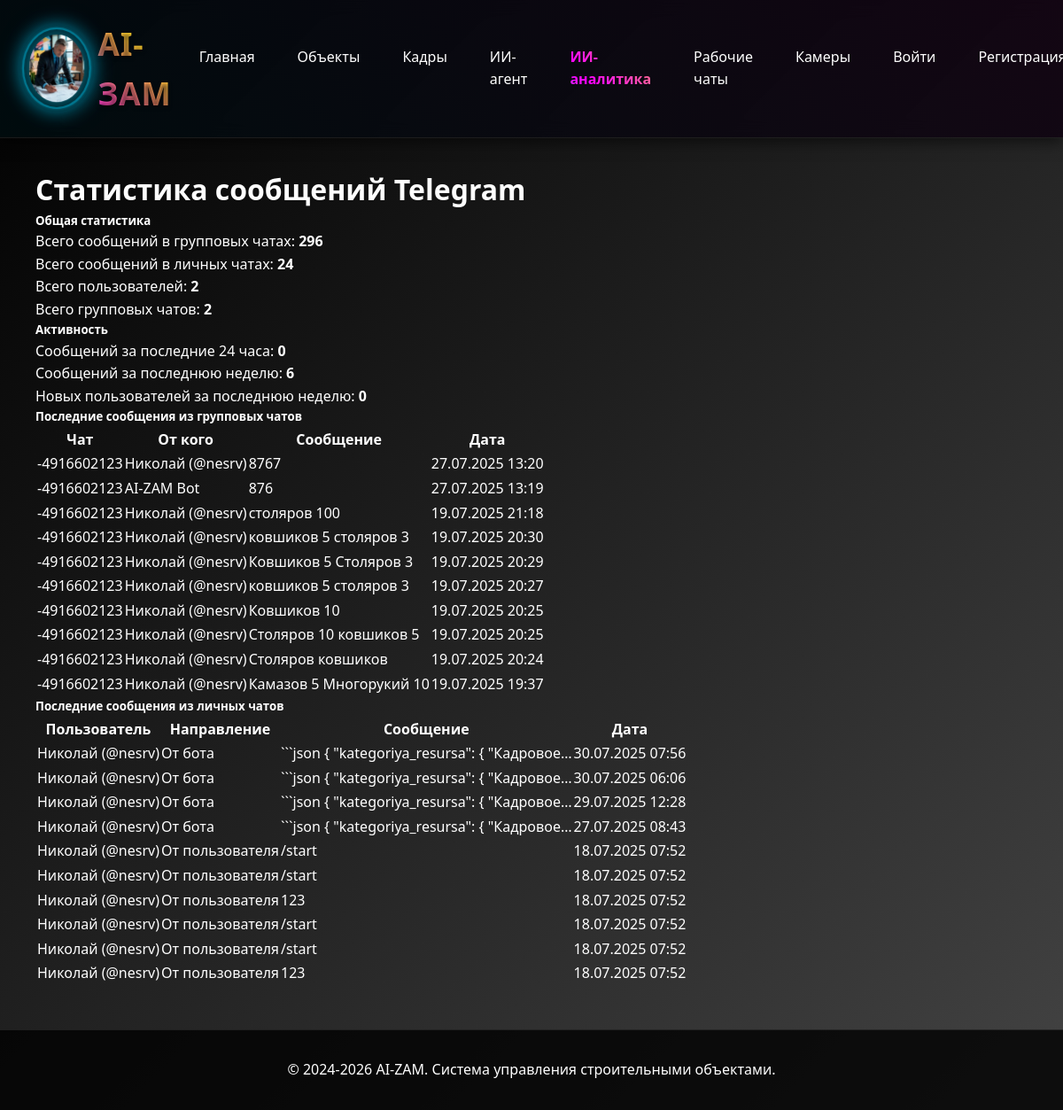
The page /telegram/stats/ on the database as committed earlier.
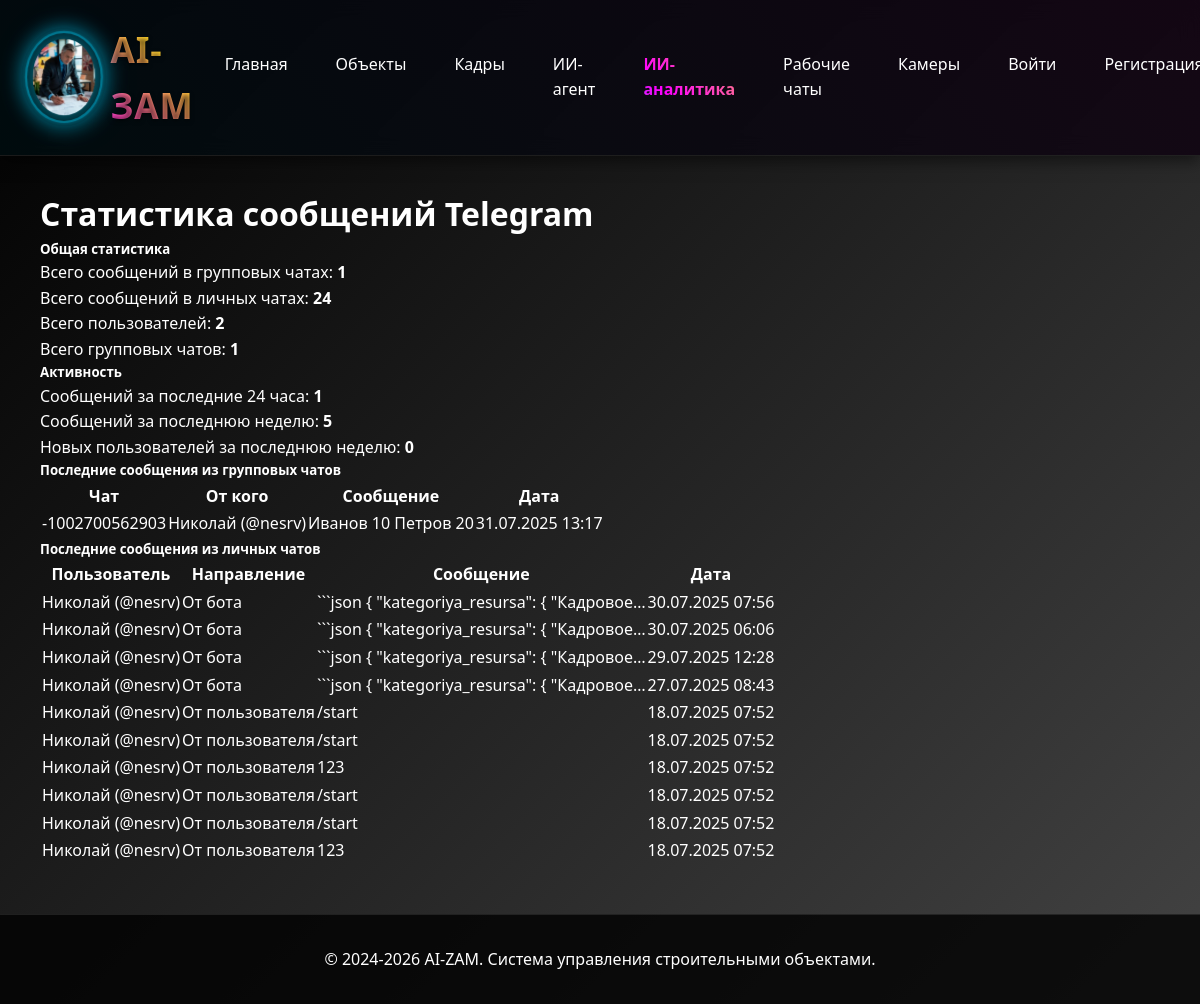
The same page on the database as committed later.
### telegrambot/models.py (models this page shows, shortened)
class ChatMessage(models.Model):
    chat_id = models.CharField(max_length=255, verbose_name="ID чата")
    message_text = models.TextField(verbose_name="Текст сообщения")
    from_user = models.CharField(max_length=255, verbose_name="От пользователя")
    created_at = models.DateTimeField(auto_now_add=True, verbose_name="Дата создания")
    message_id = models.BigIntegerField(null=True, blank=True, verbose_name="ID сообщения")
    reply_to_message_id = models.BigIntegerField(null=True, blank=True, verbose_name="ID сообщения, на которое отвечают")
    forward_from = models.JSONField(null=True, blank=True, verbose_name="Информация о пересланном сообщении")
    class Meta:
        verbose_name = "Сообщение чата"
        verbose_name_plural = "Сообщения чатов"
        ordering = ['-created_at']
        indexes = [
            models.Index(fields=['chat_id']),
            models.Index(fields=['message_id']),
        ]

class TelegramMessage(models.Model):
    MESSAGE_TYPES = [
        ('text', 'Текст'),
        ('command', 'Команда'),
        ('button', 'Кнопка'),
    ]
    user = models.ForeignKey(TelegramUser, on_delete=models.CASCADE, related_name='messages', verbose_name="Пользователь")
    message_type = models.CharField(max_length=10, choices=MESSAGE_TYPES, default='text', verbose_name="Тип сообщения")
    content = models.TextField(verbose_name="Содержание")
    is_from_user = models.BooleanField(default=True, verbose_name="От пользователя")
    created_at = models.DateTimeField(auto_now_add=True, verbose_name="Дата создания")
    class Meta:
        verbose_name = "Сообщение Telegram"
        verbose_name_plural = "Сообщения Telegram"
        ordering = ['created_at']

class TelegramUser(models.Model):
    telegram_id = models.BigIntegerField(unique=True, verbose_name="Telegram ID")
    username = models.CharField(max_length=100, blank=True, null=True, verbose_name="Username")
    first_name = models.CharField(max_length=100, blank=True, null=True, verbose_name="Имя")
    last_name = models.CharField(max_length=100, blank=True, null=True, verbose_name="Фамилия")
    is_active = models.BooleanField(default=True, verbose_name="Активен")
    created_at = models.DateTimeField(auto_now_add=True, verbose_name="Дата регистрации")
    updated_at = models.DateTimeField(auto_now=True, verbose_name="Дата обновления")
    class Meta:
        verbose_name = "Пользователь Telegram"
        verbose_name_plural = "Пользователи Telegram"

### telegrambot/views_stats.py (the view)
# urls.py: path('stats/', messages_stats, name='messages_stats'),
def messages_stats(request):
    try:
        chat_messages_count = ChatMessage.objects.count()
        telegram_messages_count = TelegramMessage.objects.count()
        users_count = TelegramUser.objects.count()
        chats_count = ChatMessage.objects.values('chat_id').distinct().count()
        day_ago = timezone.now() - timedelta(days=1)
        week_ago = timezone.now() - timedelta(days=7)
        messages_today = (
            ChatMessage.objects.filter(created_at__gte=day_ago).count() +
            TelegramMessage.objects.filter(created_at__gte=day_ago).count()
        )
        messages_week = (
            ChatMessage.objects.filter(created_at__gte=week_ago).count() +
            TelegramMessage.objects.filter(created_at__gte=week_ago).count()
        )
        new_users_week = TelegramUser.objects.filter(created_at__gte=week_ago).count()
        recent_chat_messages = ChatMessage.objects.order_by('-created_at')[:10]
        recent_telegram_messages = TelegramMessage.objects.select_related('user').order_by('-created_at')[:10]
        context = {
            'chat_messages_count': chat_messages_count,
            'telegram_messages_count': telegram_messages_count,
            'users_count': users_count,
            'chats_count': chats_count,
            'messages_today': messages_today,
            'messages_week': messages_week,
            'new_users_week': new_users_week,
            'recent_chat_messages': recent_chat_messages,
            'recent_telegram_messages': recent_telegram_messages
        }
        return render(request, 'telegrambot/messages_stats.html', context)
    except Exception as e:
        logger.error(f"Ошибка получения статистики сообщений: {e}")
        return JsonResponse({'error': str(e)}, status=500)

### telegrambot/templates/telegrambot/messages_stats.html (shortened to what this page needs)
{% extends 'base/base.html' %}
{% block content %}
<div class="container mt-4">
    <h1>Статистика сообщений Telegram</h1>
    <div class="row mb-4">
        <div class="col-md-6">
            <div class="card">
                <div class="card-body">
                    <h5 class="card-title">Общая статистика</h5>
                    <p class="card-text">Всего сообщений в групповых чатах: <strong>{{ chat_messages_count }}</strong></p>
                    <p class="card-text">Всего сообщений в личных чатах: <strong>{{ telegram_messages_count }}</strong></p>
                    <p class="card-text">Всего пользователей: <strong>{{ users_count }}</strong></p>
                    <p class="card-text">Всего групповых чатов: <strong>{{ chats_count }}</strong></p>
                </div>
            </div>
        </div>
        <div class="col-md-6">
            <div class="card">
                <div class="card-body">
                    <h5 class="card-title">Активность</h5>
                    <p class="card-text">Сообщений за последние 24 часа: <strong>{{ messages_today }}</strong></p>
                    <p class="card-text">Сообщений за последнюю неделю: <strong>{{ messages_week }}</strong></p>
                    <p class="card-text">Новых пользователей за последнюю неделю: <strong>{{ new_users_week }}</strong></p>
                </div>
            </div>
        </div>
    </div>
    <div class="row mb-4">
        <div class="col-md-12">
            <div class="card">
                <div class="card-header">
                    <h5>Последние сообщения из групповых чатов</h5>
                </div>
                <div class="card-body">
                    <div class="table-responsive">
                        <table class="table table-striped">
                            <thead>
                                <tr>
                                    <th>Чат</th>
                                    <th>От кого</th>
                                    <th>Сообщение</th>
                                    <th>Дата</th>
                                </tr>
                            </thead>
                            <tbody>
                                {% for message in recent_chat_messages %}
                                <tr>
                                    <td>{{ message.chat_id }}</td>
                                    <td>{{ message.from_user }}</td>
                                    <td>{{ message.message_text|truncatechars:50 }}</td>
                                    <td>{{ message.created_at|date:"d.m.Y H:i" }}</td>
                                </tr>
                                {% empty %}
                                <tr>
                                    <td colspan="4" class="text-center">Нет сообщений</td>
                                </tr>
                                {% endfor %}
                            </tbody>
                        </table>
                    </div>
                </div>
            </div>
        </div>
    </div>
    <div class="row">
        <div class="col-md-12">
            <div class="card">
                <div class="card-header">
                    <h5>Последние сообщения из личных чатов</h5>
                </div>
                <div class="card-body">
                    <div class="table-responsive">
                        <table class="table table-striped">
                            <thead>
                                <tr>
                                    <th>Пользователь</th>
                                    <th>Направление</th>
                                    <th>Сообщение</th>
                                    <th>Дата</th>
                                </tr>
                            </thead>
                            <tbody>
                                {% for message in recent_telegram_messages %}
                                <tr>
                                    <td>{{ message.user.first_name }} {% if message.user.username %}(@{{ message.user.username }}){% endif %}</td>
                                    <td>{% if message.is_from_user %}От пользователя{% else %}От бота{% endif %}</td>
                                    <td>{{ message.content|truncatechars:50 }}</td>
                                    <td>{{ message.created_at|date:"d.m.Y H:i" }}</td>
                                </tr>
                                {% empty %}
                                <tr>
                                    <td colspan="4" class="text-center">Нет сообщений</td>
                                </tr>
                                {% endfor %}
                            </tbody>
                        </table>
                    </div>
                </div>
            </div>
        </div>
    </div>
</div>
{% endblock %}

### templates/base/base.html (shortened to what this page needs)
{% load static %}
<!DOCTYPE html>
<html lang="ru">
<head>
    <link rel="stylesheet" href="{% static 'css/3d-logo.css' %}">
    <link rel="stylesheet" href="{% static 'css/logo-letter.css' %}">
</head>
<body>
    <header>
        <div class="container">
            <div class="header-content">
                <div class="logo-container">
                    <a href="/" class="logo">
                        <img src="{% static 'images/logo-ai.png' %}" alt="AI-Зам">
                        <span class="logo-text">AI-Зам</span>
                    </a>
                </div>
                <nav class="nav-links">
                    <a href="/">Главная</a>
                    <a href="/objects/">Объекты</a>
                    <a href="/kadry/">Кадры</a>
                    <a href="/ai-agent/">ИИ-агент</a>
                    <a href="/analytics/">ИИ-аналитика</a>
                    <a href="/telegram/">Рабочие чаты</a>
                    <a href="/cameras/">Камеры</a>
                    {% if user.is_authenticated %}
                        <div class="user-menu">
                            <a href="/objects/profile/" class="user-profile">
                                {% if user.userprofile.photo %}
                                    <img src="{{ user.userprofile.photo.url }}" alt="Профиль" class="user-avatar">
                                {% else %}
                                    <div class="user-avatar" style="background: linear-gradient(135deg, #00d4ff, #ff00ff); display: flex; align-items: center; justify-content: center; color: white; font-weight: bold;">{{ user.username|first|upper }}</div>
                                {% endif %}
                                <span class="user-name">{{ user.username }}</span>
                            </a>
                            <div class="logout-btn">
                                <a href="/objects/logout/">Выйти</a>
                            </div>
                        </div>
                    {% else %}
                        <a href="/objects/login/">Войти</a>
                        <a href="/objects/register/">Регистрация</a>
                    {% endif %}
                </nav>
            </div>
        </div>
    </header>
    <main class="container">
        {% block content %}{% endblock %}
    </main>
    <footer>
        <div class="container">
            <p>&copy; 2024-2026 AI-ZAM. Система управления строительными объектами.</p>
        </div>
    </footer>
</body>
</html>

### static/css/3d-logo.css (style rules this page uses)
.logo { position: relative; font-size: 2.2rem !important; font-weight: 900 !important; letter-spacing: 1px; text-transform: uppercase; text-decoration: none; display: flex; align-items: center; gap: 0.5rem; transform-style: preserve-3d; perspective: 500px; }
.logo-text { position: relative; display: inline-block; }
.logo-text::before { content: attr(data-text); position: absolute; top: 0; left: 0; z-index: -1; color: rgba(255, 0, 255, 0.2); transform: translateZ(-5px) translateY(5px) translateX(5px); filter: blur(5px); }
.logo-text::after { content: attr(data-text); position: absolute; top: 0; left: 0; z-index: -2; color: rgba(0, 212, 255, 0.1); transform: translateZ(-10px) translateY(10px) translateX(10px); filter: blur(10px); }
.logo img { height: 80px; width: auto; filter: drop-shadow(0 0 10px rgba(0, 212, 255, 0.7)); transform: translateZ(30px); border-radius: 50%; background: rgba(0, 0, 0, 0.2); padding: 5px; box-shadow: 0 0 0 2px rgba(0, 212, 255, 0.3), 0 0 0 5px rgba(0, 0, 0, 0.1), 0 0 20px rgba(0, 212, 255, 0.5); }
.logo-container { position: relative; display: flex; align-items: center; transform-style: preserve-3d; perspective: 1000px; padding: 5px 15px; border-radius: 10px; transition: all 0.3s ease; }

Rows that differ between the two databases and show on the page:
removed ChatMessage: chat_id "-4916602123", from_user "Николай (@nesrv)", message_text "8767", created_at "27.07.2025 13:20"
removed ChatMessage: chat_id "-4916602123", from_user "AI-ZAM Bot", message_text "876", created_at "27.07.2025 13:19"
removed ChatMessage: chat_id "-4916602123", from_user "Николай (@nesrv)", message_text "столяров 100", created_at "19.07.2025 21:18"
removed ChatMessage: chat_id "-4916602123", from_user "Николай (@nesrv)", message_text "ковшиков 5 столяров 3", created_at "19.07.2025 20:30"
removed ChatMessage: chat_id "-4916602123", from_user "Николай (@nesrv)", message_text "Ковшиков 5 Столяров 3", created_at "19.07.2025 20:29"
removed ChatMessage: chat_id "-4916602123", from_user "Николай (@nesrv)", message_text "ковшиков 5 столяров 3", created_at "19.07.2025 20:27"
removed ChatMessage: chat_id "-4916602123", from_user "Николай (@nesrv)", message_text "Ковшиков 10", created_at "19.07.2025 20:25"
removed ChatMessage: chat_id "-4916602123", from_user "Николай (@nesrv)", message_text "Столяров 10 ковшиков 5", created_at "19.07.2025 20:25"
removed ChatMessage: chat_id "-4916602123", from_user "Николай (@nesrv)", message_text "Столяров ковшиков", created_at "19.07.2025 20:24"
removed ChatMessage: chat_id "-4916602123", from_user "Николай (@nesrv)", message_text "Камазов 5 Многорукий 10", created_at "19.07.2025 19:37"
added ChatMessage: chat_id "-1002700562903", from_user "Николай (@nesrv)", message_text "Иванов 10 Петров 20", created_at "31.07.2025 13:17"
Other text that changed with them:
{{ chat_messages_count }}: "296" → "1"
{{ chats_count }}: "2" → "1"
{{ messages_today }}: "0" → "1"
{{ messages_week }}: "6" → "5"
